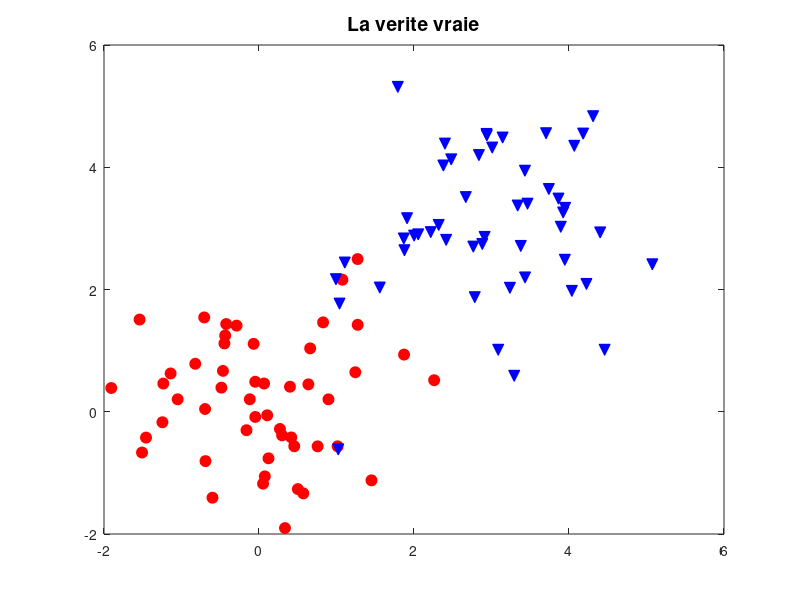

Recreate this plot in MATLAB.
close all
clear all

%% 
%%% les donnees
vmu1 = [0 0]';
vmu2 = [3 3]';
SIGMA = eye(2);

n = 50; % nombre de points par classe

% generation de donnees aleatoires suivant lois gaussiennes
X1 =  mvnrnd(vmu1,SIGMA,n);   % classe 1
X2 =  mvnrnd(vmu2,SIGMA,n);    % classe 2


figure, plot(X1(:,1), X1(:,2), 'ro', 'markersize', 8, 'markerfacecolor', 'r')
hold on
plot(X2(:,1), X2(:,2), 'bv', 'markersize', 8, 'markerfacecolor', 'b')
title('La verite vraie','fontsize', 14)

% on concatene les donn�es (on suppose qu'on ne sait pas quel point est de la classe 1 ou 2
% Dans la suite on ne travaillera qu'avec X1
X = [X1; X2]; clear X1 X2

